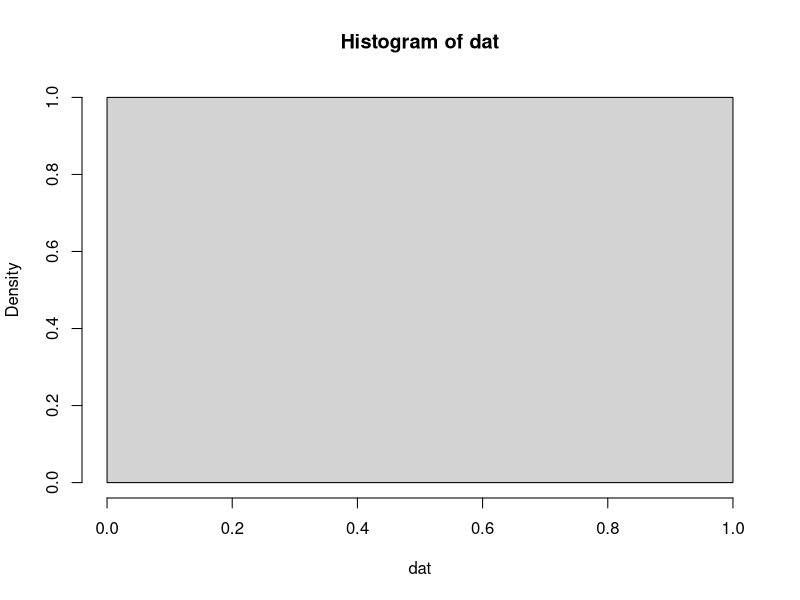
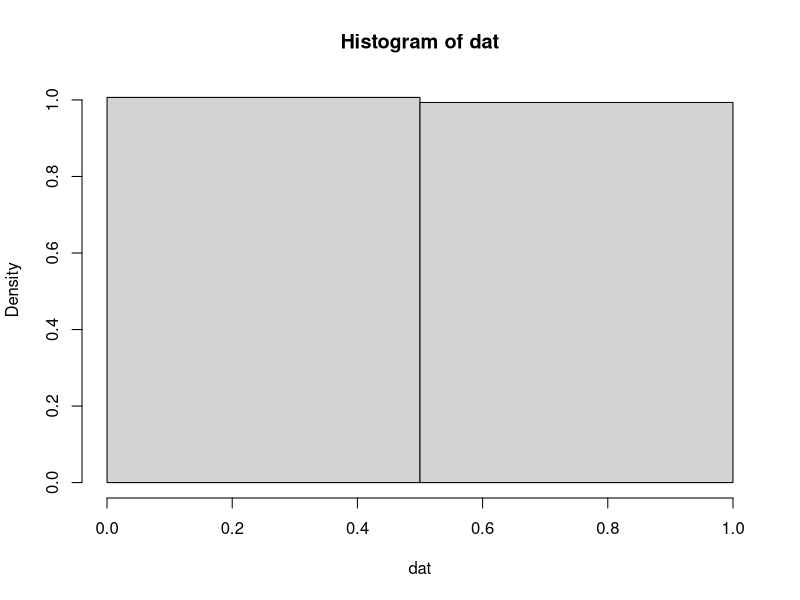
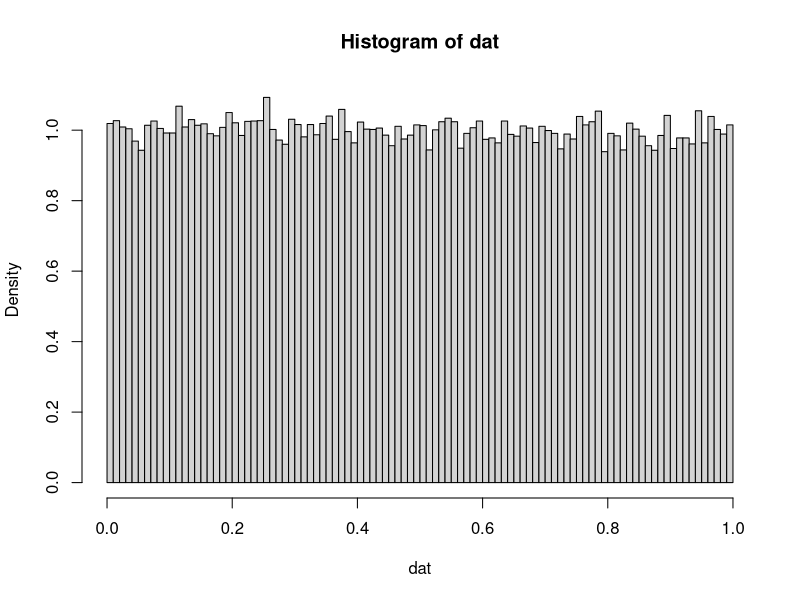
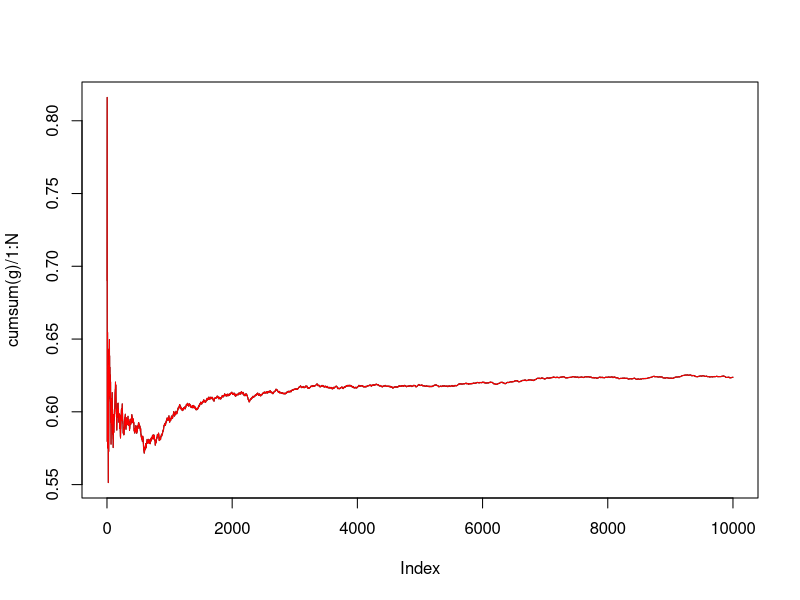
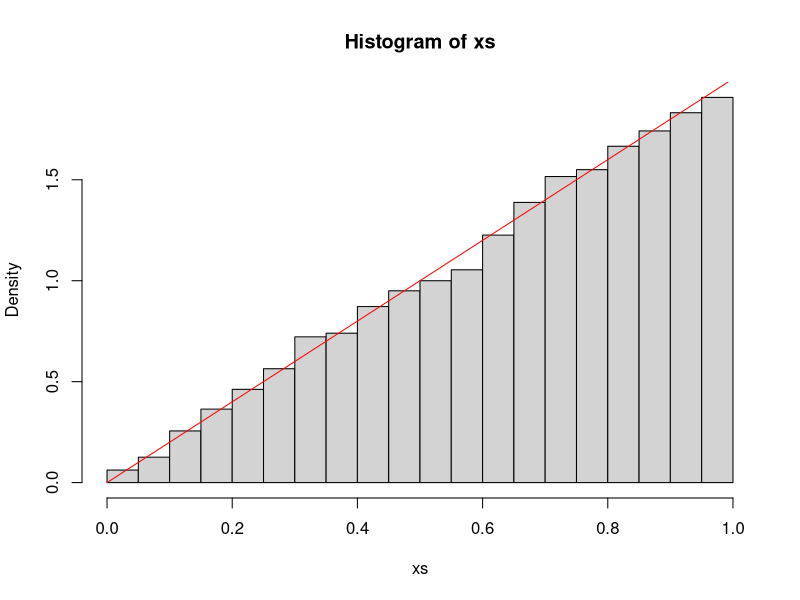
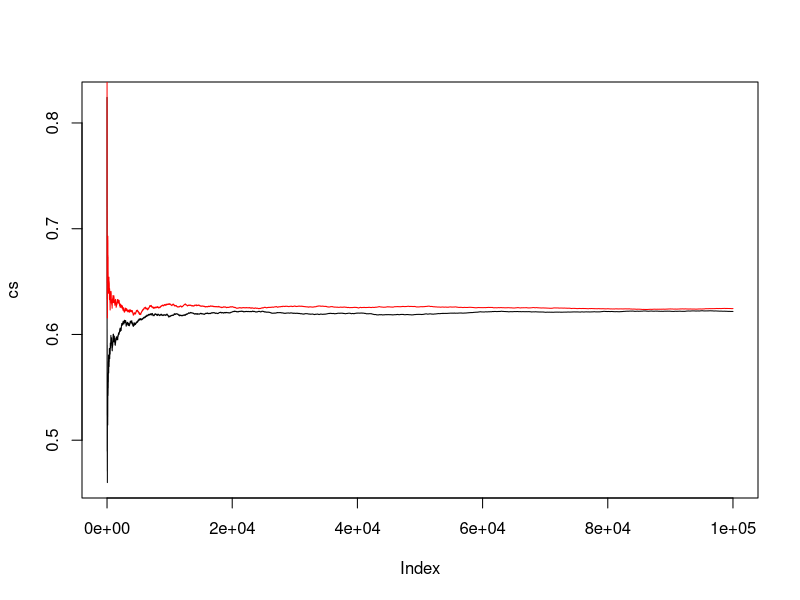

Write R code to recreate these figures, in order.
dat = runif(100000, 0,1) #1000 Zahlen zwischen 0 und 6
hist(dat, freq = FALSE, breaks = 1)
hist(dat, freq = FALSE, breaks = 2)
hist(dat, freq = FALSE, breaks = 100)

N = 10000
x = runif(N, 0, 1)
g = sin(exp(x) + sin(x))
plot(cumsum(g) / 1:N, type='l')
lines(cumsum(g) / 1:N, col='red')
# Simulation von Daten aus einer Dreiecksverteilung
# Dies ist nicht Teil der Vorlesung
rdreieck = function(n){
  return (sqrt(runif(n)))
}

# Glückspiel
# X ~ Dreiecksverteilung
xs = rdreieck(10000)
hist(xs, freq = FALSE)
curve(2*x,0,1, add=TRUE, col='red')

mean(xs) #0.67
var(xs) #0.05

xs = runif(10000,0,1)
mean(sin(exp(xs)+sin(xs))) #0.6218743

# Erwartungswert fuer N->Infty
N = 100000
xs = runif(N,0,1)
cs = cumsum(sin(exp(xs)+sin(xs)))/1:N
plot(cs, type = 'l')
xs = runif(N,0,1)
cs = cumsum(sin(exp(xs)+sin(xs)))/1:N
lines(cs, type = 'l', col='red')



